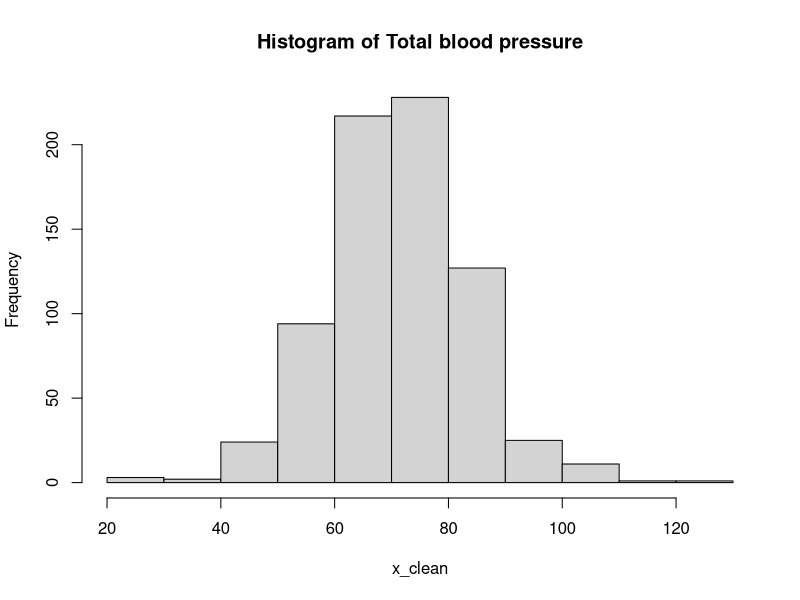
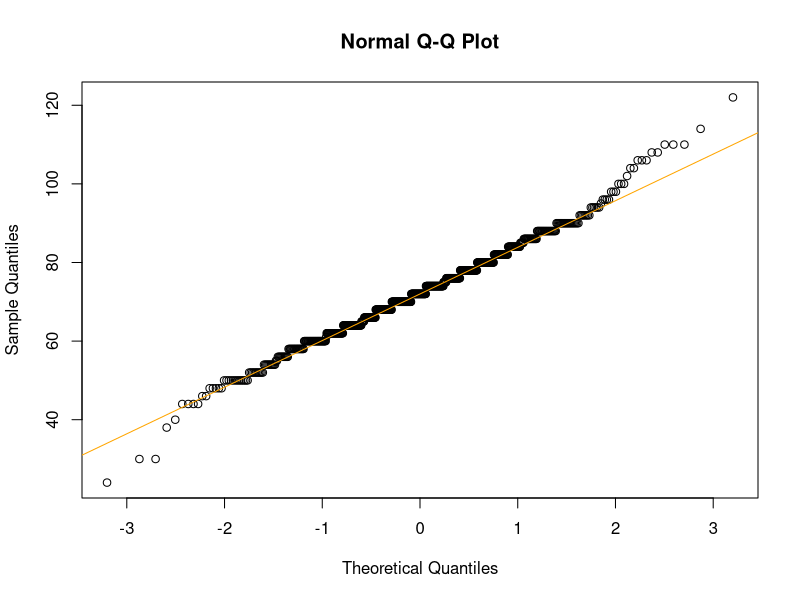
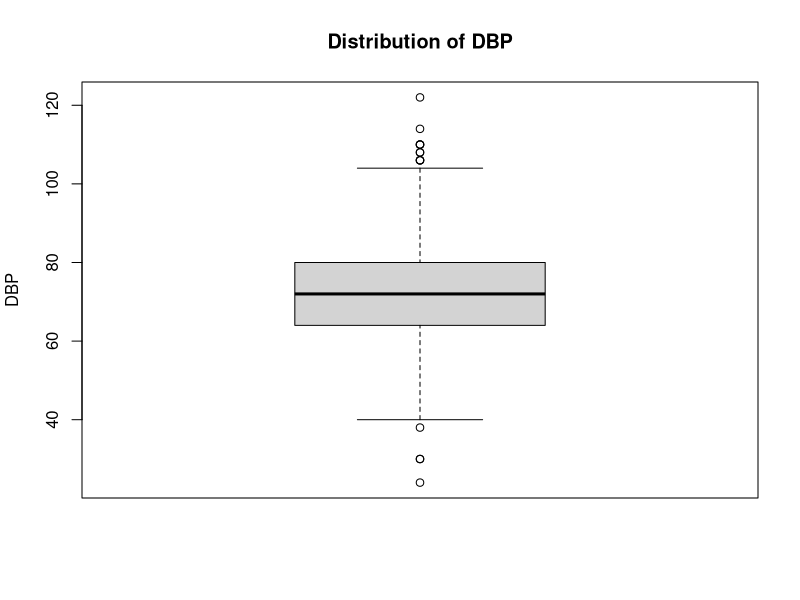
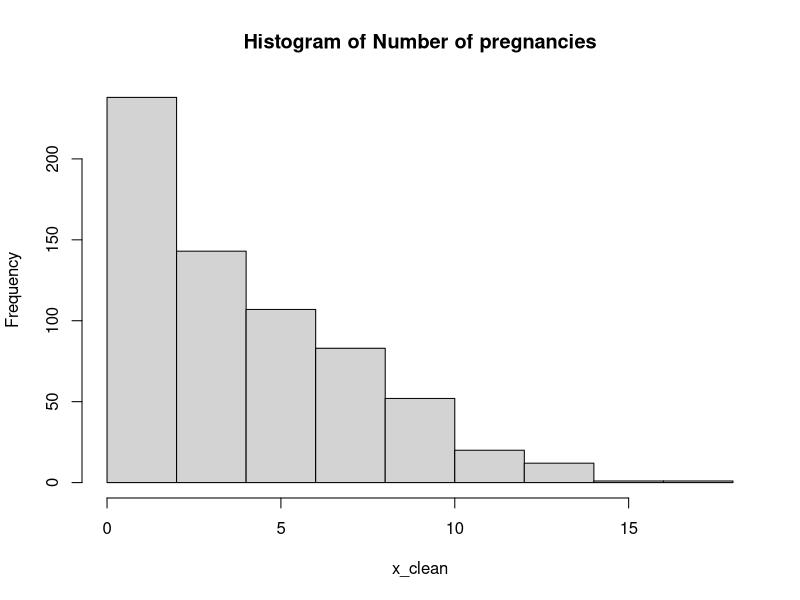
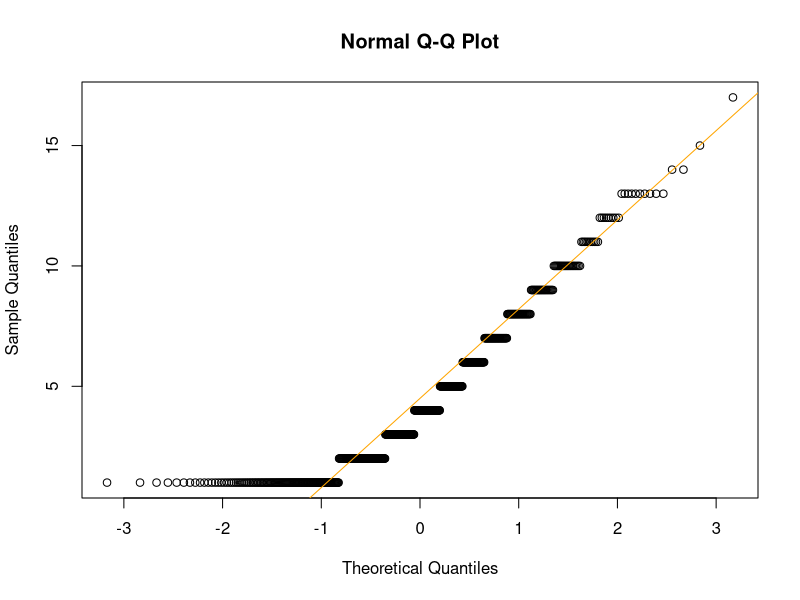
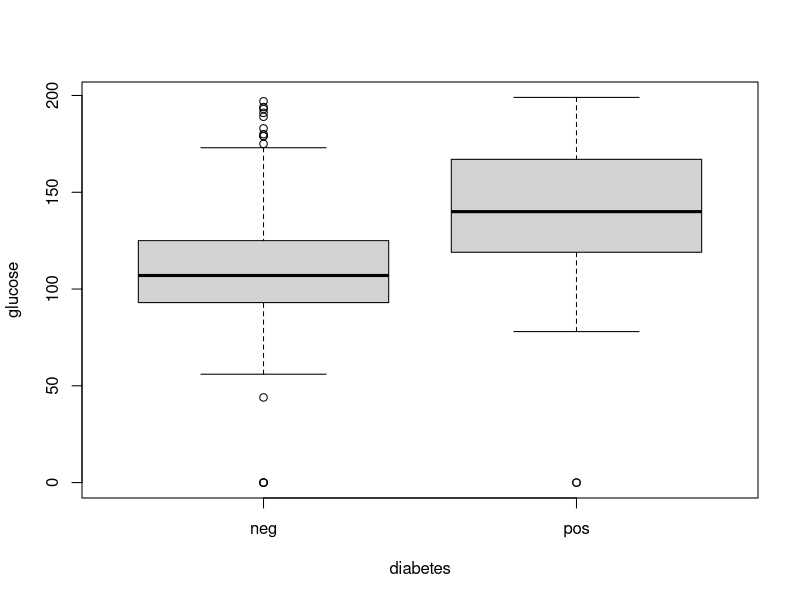
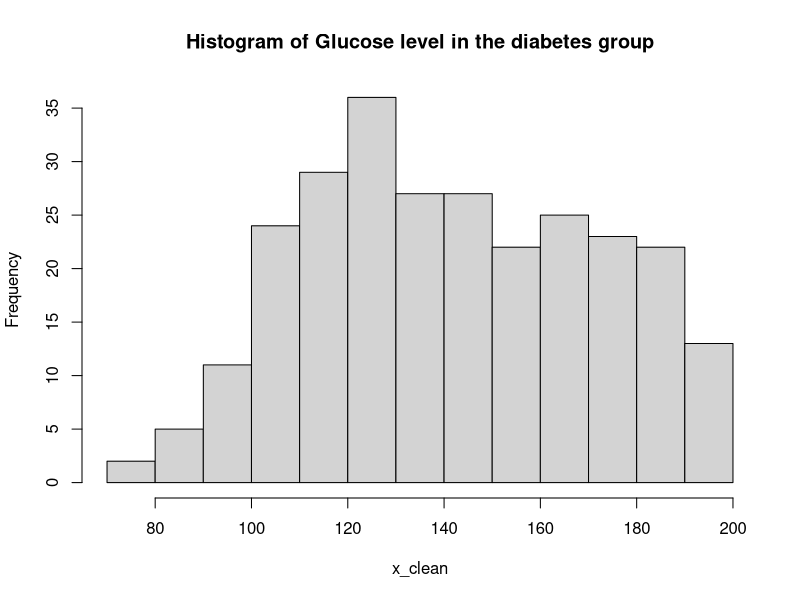
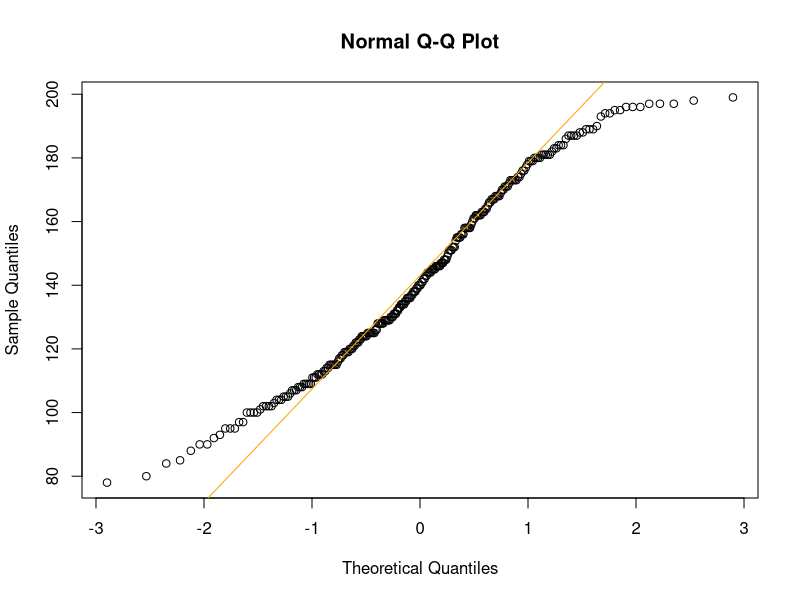

R code for these plots, in order:
## ---- chunk 1
knitr::opts_chunk$set(echo = TRUE)
# install.packages("mlbench")  
# install.packages("tidyverse")
library(mlbench)
library(tidyverse)
data("PimaIndiansDiabetes")
## ---- chunk 2
pima <- PimaIndiansDiabetes

head(pima)
## ---- chunk 3
check_normality <- function(x, var_name = "variable") {
  x_clean <- x[x != 0 & !is.na(x)]

  cat("Normality check for:", var_name, "\n")
  cat("Sample size (after removing zeros):", length(x_clean), "\n\n")
  
  hist(x_clean, main = paste("Histogram of", var_name))
  
  qqnorm(x_clean)
  qqline(x_clean, col = "orange")
  
  test <- shapiro.test(x_clean)
  
  cat("Shapiro-Wilk test p-value:", test$p.value, "\n")
  
  if (test$p.value > 0.05) {
    cat("
        Conclusion: Fail to reject the null hypothesis.\n")
    cat("Data are consistent with a normal distribution.\n")
  } else {
    cat("Conclusion: Reject the null hypothesis.\n")
    cat("Data are not normally distributed.\n")
  }
  
}
## ---- chunk 4
check_normality(pima$pressure, "Total blood pressure")
## ---- chunk 5
pima_bloods <- pima[pima$pressure != 0 & !is.na(pima$pressure), ]

boxplot(pima_bloods$pressure, 
        main = "Distribution of DBP",
        ylab = "DBP")

print(mean(pima_bloods$pressure))

## ---- chunk 6
# 0 DBP is a 100% mistake
pima_clean <- pima[pima$pressure != 0 & !is.na(pima$pressure), ]

# what is normal DBP?
DBP = 75

test <- t.test(pima_clean$pressure, mu = DBP)
               
if (test$p.value > 0.05) {
    cat("Conclusion: Fail to reject the null hypothesis.\n")
    cat(paste("The mean is not significantly different from", DBP))
  } else {
    cat("Conclusion: Reject the null hypothesis.\n")
    cat(paste("The mean is significantly different from", DBP))
  }
## ---- chunk 7
check_normality(pima$pregnant, "Number of pregnancies")
## ---- chunk 8
# 0 pregnancies may not be a mistake

# what is the average number of children for 1 woman in KZ?
avg_children = 2.9

test = wilcox.test(pima_clean$pregnant, mu = avg_children, conf.int = TRUE)

test$conf.int
               
if (test$p.value > 0.05) {
    cat("Conclusion: Fail to reject the null hypothesis.\n")
    cat(paste("The mean is not significantly different from", avg_children))
  } else {
    cat("Conclusion: Reject the null hypothesis.\n")
    cat(paste("The mean is significantly different from", avg_children))
  }

## ---- chunk 9
pima_clean <- pima[pima$diabetes != 0 & !is.na(pima$diabetes), ]

pima$diabetes <- as.factor(pima$diabetes)

pima_pos <- pima[pima$diabetes == "pos", ]
pima_neg <- pima[pima$diabetes == "neg", ]

boxplot(glucose ~ diabetes, data = pima)
## ---- chunk 10
check_normality(pima_pos$glucose, "Glucose level in the diabetes group")
## ---- chunk 11
check_normality(pima_neg$glucose, "Glucose level in the non diabetes group")
## ---- chunk 12
wilcox.test(glucose ~ diabetes, data = pima, conf.int = TRUE)

if (test$p.value > 0.05) {
    cat("Conclusion: Fail to reject the null hypothesis.\n")
    cat(paste("The mean of one group is not significantly different from another"))
  } else {
    cat("Conclusion: Reject the null hypothesis.\n")
    cat(paste("The mean of one group is significantly different from another"))
  }

test$conf.int
## ---- chunk 13
set.seed(42)

pima$height <- rnorm(n = nrow(pima), mean = 170, sd = 10)

pima_pos <- pima[pima$diabetes == "pos", ]
pima_neg <- pima[pima$diabetes == "neg", ]
## ---- chunk 14
boxplot(height ~ diabetes, data = pima)
## ---- chunk 15
check_normality(pima_pos$height, "Height in the diabetes group")
## ---- chunk 16
check_normality(pima_pos$height, "Height in the non diabetes group")
## ---- chunk 17
test2 <- t.test(height ~ diabetes, data = pima)

cat("p-value:", test$p.value, "\n")
cat("95% CI:", test$conf.int[1], "to", test$conf.int[2], "\n")

if (test$p.value > 0.05) {
  cat("Conclusion: Fail to reject the null hypothesis.\n")
} else {
  cat("Conclusion: Reject the null hypothesis.\n")
}
## ---- chunk 18
metformin_effect <- rnorm(length(pima_pos), mean = 30, sd = 15)

pima_pos$glucose_after_metformin <- pima_pos$glucose - metformin_effect

non_responders <- sample(1:nrow(pima_pos), size = round(0.2 * length(pima_pos)))

pima_pos$glucose_after_metformin[non_responders] <- pima_pos$glucose[non_responders] - rnorm(length(non_responders), mean = 5, sd = 3)
## ---- chunk 19
boxplot(glucose_after_metformin ~ diabetes, data = pima_pos)
## ---- chunk 20
check_normality(pima_pos$glucose_after_metformin, "Glicose in the diabetes group after taking metformin")
## ---- chunk 21
wilcox.test(pima_pos$glucose, pima_pos$glucose_after_metformin, paired = TRUE, conf.int = TRUE)

if (test$p.value > 0.05) {
    cat("Conclusion: Fail to reject the null hypothesis.\n")
    cat(paste("The mean of one group is not significantly different from another"))
  } else {
    cat("Conclusion: Reject the null hypothesis.\n")
    cat(paste("The mean of one group is significantly different from another"))
  }

test$conf.int
## ---- chunk 22
t.test(pima_pos$glucose, pima_pos$glucose_after_metformin, paired = TRUE, conf.int = TRUE)

if (test$p.value > 0.05) {
    cat("Conclusion: Fail to reject the null hypothesis.\n")
    cat(paste("The mean of one group is not significantly different from another"))
  } else {
    cat("Conclusion: Reject the null hypothesis.\n")
    cat(paste("The mean of one group is significantly different from another"))
  }

test$conf.int
## ---- chunk 23
pima$age_group <- ifelse(pima$age > 40, "older", "younger")

table_data <- table(pima$age_group, pima$diabetes)

chisq.test(table_data)

if (test$p.value > 0.05) {
    cat("Conclusion: Fail to reject the null hypothesis.\n")
  } else {
    cat("Conclusion: Reject the null hypothesis.\n")
  }
## ---- chunk 24

metformin_effect <- rnorm(length(pima), mean = 30, sd = 15)

pima$glucose_after_metformin <- pima$glucose - metformin_effect

non_responders <- sample(1:nrow(pima), size = round(0.2 * length(pima)))

pima$glucose_after_metformin[non_responders] <- pima$glucose[non_responders] - rnorm(length(non_responders), mean = 5, sd = 3)

pima$diagnosis_after_metformin <- ifelse(pima$glucose_after_metformin > 140, 'pos', 'neg')

pima$diagnosis_after_metformin <- as.factor(pima$diagnosis_after_metformin)
## ---- chunk 25
tab <- table(pima$diabetes, pima$diagnosis_after_metformin)

mcnemar.test(tab)

if (test$p.value > 0.05) {
    cat("Conclusion: Fail to reject the null hypothesis.\n")
  } else {
    cat("Conclusion: Reject the null hypothesis.\n")
  }
## ---- chunk 26
x <- sum(pima$diabetes == "pos")
n <- nrow(pima)

test = prop.test(x, n, p = 0.3, correct = FALSE)

if (test$p.value > 0.05) {
    cat("Conclusion: Fail to reject the null hypothesis.\n")
  } else {
    cat("Conclusion: Reject the null hypothesis.\n")
  }
